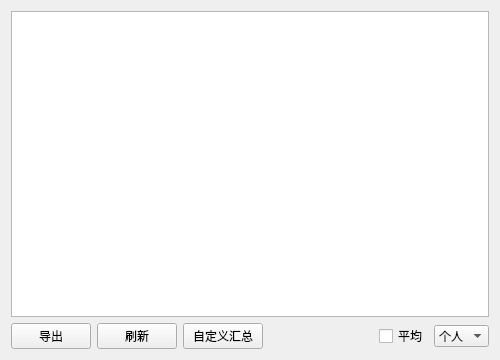
<?xml version="1.0" encoding="UTF-8"?>
<ui version="4.0">
 <class>QuantifyDisplayWindow</class>
 <widget class="QWidget" name="QuantifyDisplayWindow">
  <property name="geometry">
   <rect>
    <x>0</x>
    <y>0</y>
    <width>500</width>
    <height>360</height>
   </rect>
  </property>
  <property name="windowTitle">
   <string>Form</string>
  </property>
  <layout class="QGridLayout" name="gridLayout">
   <item row="1" column="3">
    <spacer name="horizontalSpacer">
     <property name="orientation">
      <enum>Qt::Orientation::Horizontal</enum>
     </property>
     <property name="sizeHint" stdset="0">
      <size>
       <width>55</width>
       <height>20</height>
      </size>
     </property>
    </spacer>
   </item>
   <item row="1" column="5">
    <widget class="QComboBox" name="comboType">
     <item>
      <property name="text">
       <string>个人</string>
      </property>
     </item>
     <item>
      <property name="text">
       <string>小组</string>
      </property>
     </item>
    </widget>
   </item>
   <item row="1" column="1">
    <widget class="QPushButton" name="btnRefresh">
     <property name="text">
      <string>刷新</string>
     </property>
    </widget>
   </item>
   <item row="0" column="0" colspan="6">
    <widget class="QTableWidget" name="quantifyTable"/>
   </item>
   <item row="1" column="0">
    <widget class="QPushButton" name="btnExport">
     <property name="text">
      <string>导出</string>
     </property>
    </widget>
   </item>
   <item row="1" column="4">
    <widget class="QCheckBox" name="checkAverage">
     <property name="text">
      <string>平均</string>
     </property>
    </widget>
   </item>
   <item row="1" column="2">
    <widget class="QPushButton" name="btnModifySummaryFile">
     <property name="text">
      <string>自定义汇总</string>
     </property>
    </widget>
   </item>
  </layout>
 </widget>
 <resources/>
 <connections/>
</ui>
